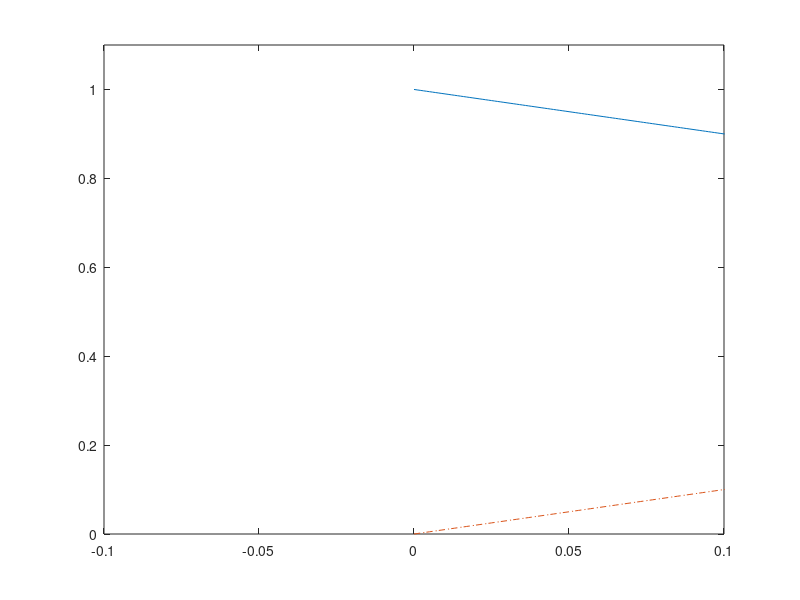

This chart was generated by the following MATLAB code: (Note: this script raises an error after producing the figure.)

x = 0:0.001:1;

x0 = 0;

x1 = 1;

L0 = (x-x1)/(x0-x1);

L1 = (x-x0)/(x1-x0);


plot(x,L0,x,L1,'-.');

axis([-0.1,0.1,0,1.1]);

format_ticks(gca,{'$x_0$','$x_1$'},{'$1$'},[0,1],1);

legend('L_0','L_1','Location','East')